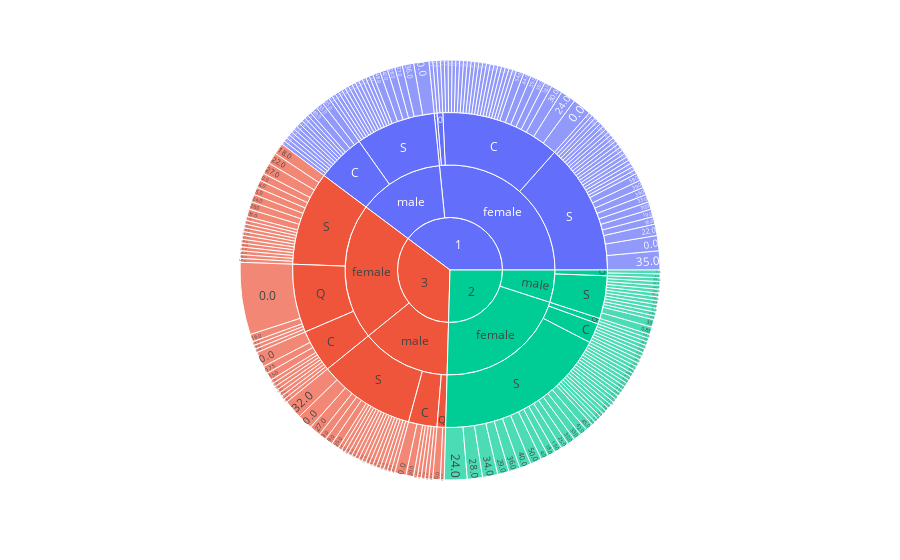

This figure's notebook cell:
### Code cell
#Total survivors by all important values graph
dfallvalues = dftrainsurvivedsall
fig = px.sunburst(dfallvalues, path=['Pclass', 'Sex', 'Embarked','Age'], values='totals_allvalues')
fig.show()

### Figure 1 — Plotly figure (JSON) as saved in the notebook; plotly's stock layout.template omitted (floating-point values rounded to 4 significant figures; data arrays with more than 128 entries replaced by an {"elided": "..."} marker saying what was removed)
{"data": [{"branchvalues": "total", "domain": {"x": [0, 1], "y": [0, 1]}, "hovertemplate": "labels=%{label}<br>totals_allvalues=%{value}<br>parent=%{parent}<br>id=%{id}<extra></extra>", "ids": {"elided": "245 str values"}, "labels": {"elided": "245 str values"}, "name": "", "parents": {"elided": "245 str values"}, "type": "sunburst", "values": {"elided": "245 int values"}}], "layout": {"legend": {"tracegroupgap": 0}, "margin": {"t": 60}}}
